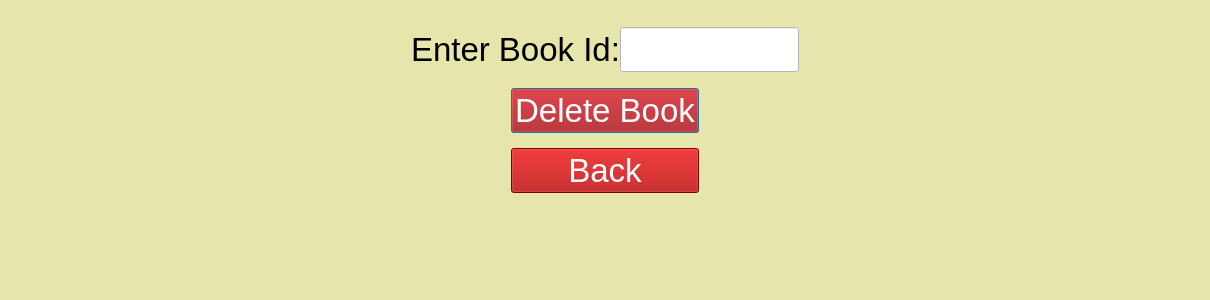
<?xml version="1.0" encoding="UTF-8"?>
<ui version="4.0">
 <class>admin_delete_book</class>
 <widget class="QDialog" name="admin_delete_book">
  <property name="geometry">
   <rect>
    <x>0</x>
    <y>0</y>
    <width>1200</width>
    <height>300</height>
   </rect>
  </property>
  <property name="windowTitle">
   <string>Dialog</string>
  </property>
  <property name="styleSheet">
   <string notr="true">background-color: rgb(229, 229, 172);</string>
  </property>
  <layout class="QVBoxLayout" name="verticalLayout_2">
   <property name="spacing">
    <number>0</number>
   </property>
   <property name="bottomMargin">
    <number>90</number>
   </property>
   <item>
    <layout class="QHBoxLayout" name="horizontalLayout">
     <property name="leftMargin">
      <number>400</number>
     </property>
     <property name="rightMargin">
      <number>400</number>
     </property>
     <item>
      <widget class="QLabel" name="label">
       <property name="font">
        <font>
         <pointsize>25</pointsize>
        </font>
       </property>
       <property name="styleSheet">
        <string notr="true">color: rgb(0, 0, 0);</string>
       </property>
       <property name="text">
        <string>Enter Book Id:</string>
       </property>
      </widget>
     </item>
     <item>
      <widget class="QLineEdit" name="lineEdit_delete_book">
       <property name="font">
        <font>
         <pointsize>25</pointsize>
        </font>
       </property>
       <property name="styleSheet">
        <string notr="true">background-color: rgb(255, 255, 255);</string>
       </property>
      </widget>
     </item>
    </layout>
   </item>
   <item>
    <layout class="QVBoxLayout" name="verticalLayout">
     <property name="spacing">
      <number>15</number>
     </property>
     <property name="leftMargin">
      <number>500</number>
     </property>
     <property name="rightMargin">
      <number>500</number>
     </property>
     <item>
      <widget class="QPushButton" name="pushButton_delete_book">
       <property name="font">
        <font>
         <pointsize>25</pointsize>
        </font>
       </property>
       <property name="styleSheet">
        <string notr="true">color: rgb(255, 255, 255);
background-color: rgb(170, 0, 0);</string>
       </property>
       <property name="text">
        <string>Delete Book</string>
       </property>
      </widget>
     </item>
     <item>
      <widget class="QPushButton" name="pushButton">
       <property name="font">
        <font>
         <pointsize>25</pointsize>
        </font>
       </property>
       <property name="styleSheet">
        <string notr="true">color: rgb(255, 255, 255);
background-color: rgb(170, 0, 0);</string>
       </property>
       <property name="text">
        <string>Back</string>
       </property>
      </widget>
     </item>
    </layout>
   </item>
  </layout>
 </widget>
 <resources/>
 <connections>
  <connection>
   <sender>pushButton</sender>
   <signal>clicked()</signal>
   <receiver>admin_delete_book</receiver>
   <slot>close()</slot>
   <hints>
    <hint type="sourcelabel">
     <x>204</x>
     <y>200</y>
    </hint>
    <hint type="destinationlabel">
     <x>217</x>
     <y>238</y>
    </hint>
   </hints>
  </connection>
 </connections>
</ui>
